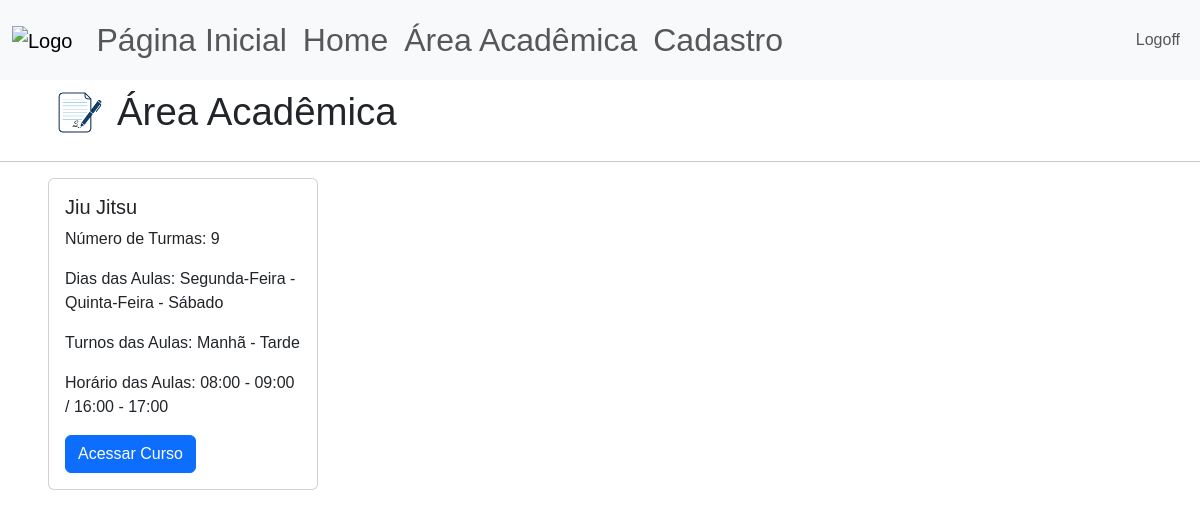
Page /area-academica (signed in) on the earlier database version.
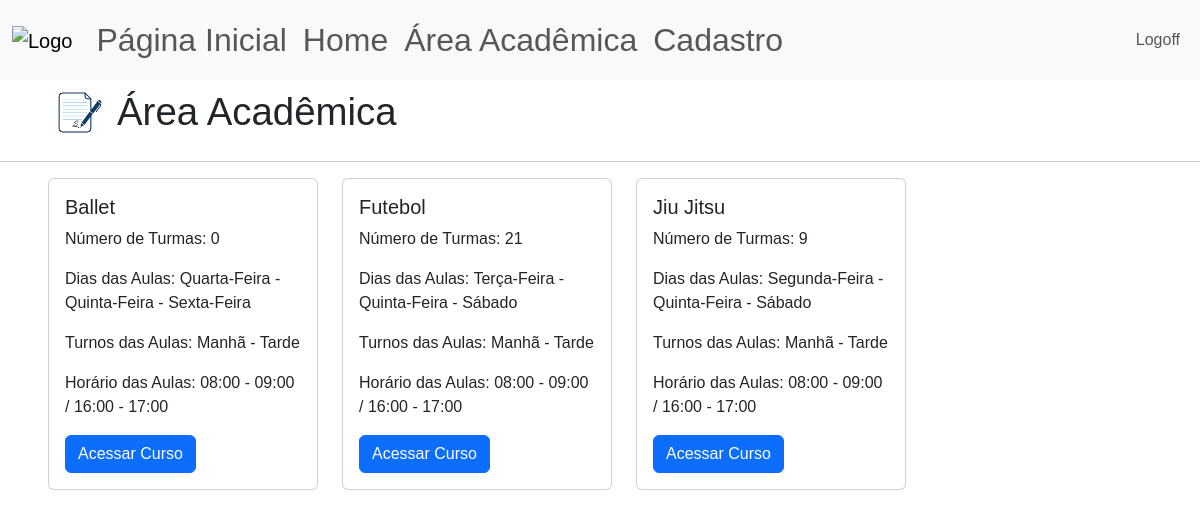
Same page on the later database version.
### site_verbo_amar/models.py (models this page shows)
class Atividade(database.Model):
    id = database.Column(database.Integer, primary_key=True)
    atividade = database.Column(database.String, nullable=False, unique=True)
    dias_aula = database.Column(database.String, nullable=False)

### site_verbo_amar/routes.py (the view)
@app.route("/area-academica", methods=['POST','GET'])
@login_required
def area_academica():
    atividades = carregar_nome_atividades()
    teste = carregar_turmas(atividades)
    print(teste)
    return render_template("area_academica.html", atividades=atividades)

### site_verbo_amar/models.py (called while the page is built)
@login_manager.user_loader
def load_user(id_usuario):
    return Usuario.query.get(int(id_usuario))

### site_verbo_amar/routes.py (called while the page is built)
def carregar_nome_atividades():
    dict_ativ = {}
    atividades = Atividade.query.order_by(Atividade.atividade.asc()).all()
    for ativ in atividades:
        dict_ativ[ativ.id] = {"nome_atividade":ativ.atividade,
                              "dias_aula":ativ.dias_aula.replace(";",' - '),
                              "turmas":0,
                              "professores":0,
                              "alunos":0,}
    return dict_ativ

def carregar_turmas(dict_ativ):
    turmas = Turma.query.order_by(Turma.id_atividade.asc()).all()
    for ativ in dict_ativ:
        for id in turmas:
            if ativ == id.id_atividade:
                dict_ativ[ativ]['turmas'] += 1
    return dict_ativ

### site_verbo_amar/templates/area_academica.html
{% extends 'base.html'%}
{% block body %}
<div class = "d-flex align-items-center gap-1", style="padding-left: 3rem;">
    <img src="{{url_for('static', filename='academica_logo.png')}}" alt="study" height="65">
    <h1 style="font-size: 2.4rem; font-weight: 500; line-height: 1.2; margin: 0;">Área Acadêmica</h1>
</div>
<hr>
<div class="row" style="padding-left: 3rem;">
{% for ativ in atividades %}
    <div class="col-sm-3 mb-3 mb-sm-0">
      <div class="card">
        <div class="card-body">
          <h5 class="card-title">{{atividades[ativ]["nome_atividade"]}}</h5>
          <p class="card-text">Número de Turmas: {{atividades[ativ]["turmas"]}}</p>
          <p class="card-text">Dias das Aulas: {{atividades[ativ]["dias_aula"]}}</p>
          <p class="card-text">Turnos das Aulas: Manhã - Tarde</p>
          <p class="card-text">Horário das Aulas: 08:00 - 09:00 / 16:00 - 17:00</p>
          <a href="#" class="btn btn-primary">Acessar Curso</a>
        </div>
      </div>
    </div>
 {% endfor %}
</div>
{% endblock %}

### site_verbo_amar/templates/base.html (shortened to what this page needs)
<!DOCTYPE html>
<html lang="pt-br">
<head>
    <link href="https://cdn.jsdelivr.net/npm/bootstrap@5.3.8/dist/css/bootstrap.min.css" rel="stylesheet">
    <link rel="stylesheet" type="text/css" href="{{url_for('static', filename='main.css')}}">
</head>
<body>
    {% include 'navbar.html'%}
    {% block body %}
    {% endblock %}
</body>
</html>

### site_verbo_amar/templates/navbar.html (shortened to what this page needs)
<nav class="navbar navbar-expand-lg bg-body-tertiary">
  <div class="container-fluid">
    <a class="navbar-brand" href="{{ url_for('home')}}">
      <img src = "{{url_for('static', filename='logo.png')}}", height="100", alt="Logo">
    </a>
    <ul class="navbar-nav me-auto mb-2 mb-lg-0" style="font-size: 2rem;">
        <li class="nav-item">
          <a class="nav-link" aria-current="page" href="{{ url_for('pag_inicial') }}">Página Inicial</a>
        </li>
        {% if current_user.is_authenticated %}
          <li class="nav-item">
            <a class="nav-link" href="{{ url_for('home') }}">Home</a>
          </li>
          <li class="nav-item">
            <a class="nav-link" href="{{ url_for('area_academica') }}">Área Acadêmica</a>
          </li>
          <li class="nav-item">
            <a class="nav-link" href="{{ url_for('cadastro') }}">Cadastro</a>
          </li>
         {% endif %}
      </ul>
      <ul class="d-flex navbar-nav">
        {% if current_user.is_authenticated %}
            <li class="nav-item">
              <a class="nav-link" href="{{ url_for('sair') }}">Logoff</a>
            </li>
        {% else %}
          <li class="nav-item">
            <a class="nav-link" href="{{ url_for('login') }}">Login</a>
          </li>
        {% endif %}
      </ul>
    </div>
</nav>

### site_verbo_amar/static/main.css (style rules this page uses)
* { font-family:'Poppins', sans-serif; }

Differences in the rows shown:
added Atividade: atividade "Ballet"
added Atividade: atividade "Futebol"
Other differences:
new list line: "Número de Turmas: 0 Dias das Aulas: Quarta-Feira - Quinta-Feira - Sexta-Feira Turnos das Aulas: Manhã - Tarde Horário das Aulas: 08:00 - 09:00 / 16:00 - 17:00 Acessar Curso"
new list line: "Número de Turmas: 21 Dias das Aulas: Terça-Feira - Quinta-Feira - Sábado Turnos das Aulas: Manhã - Tarde Horário das Aulas: 08:00 - 09:00 / 16:00 - 17:00 Acessar Curso"
